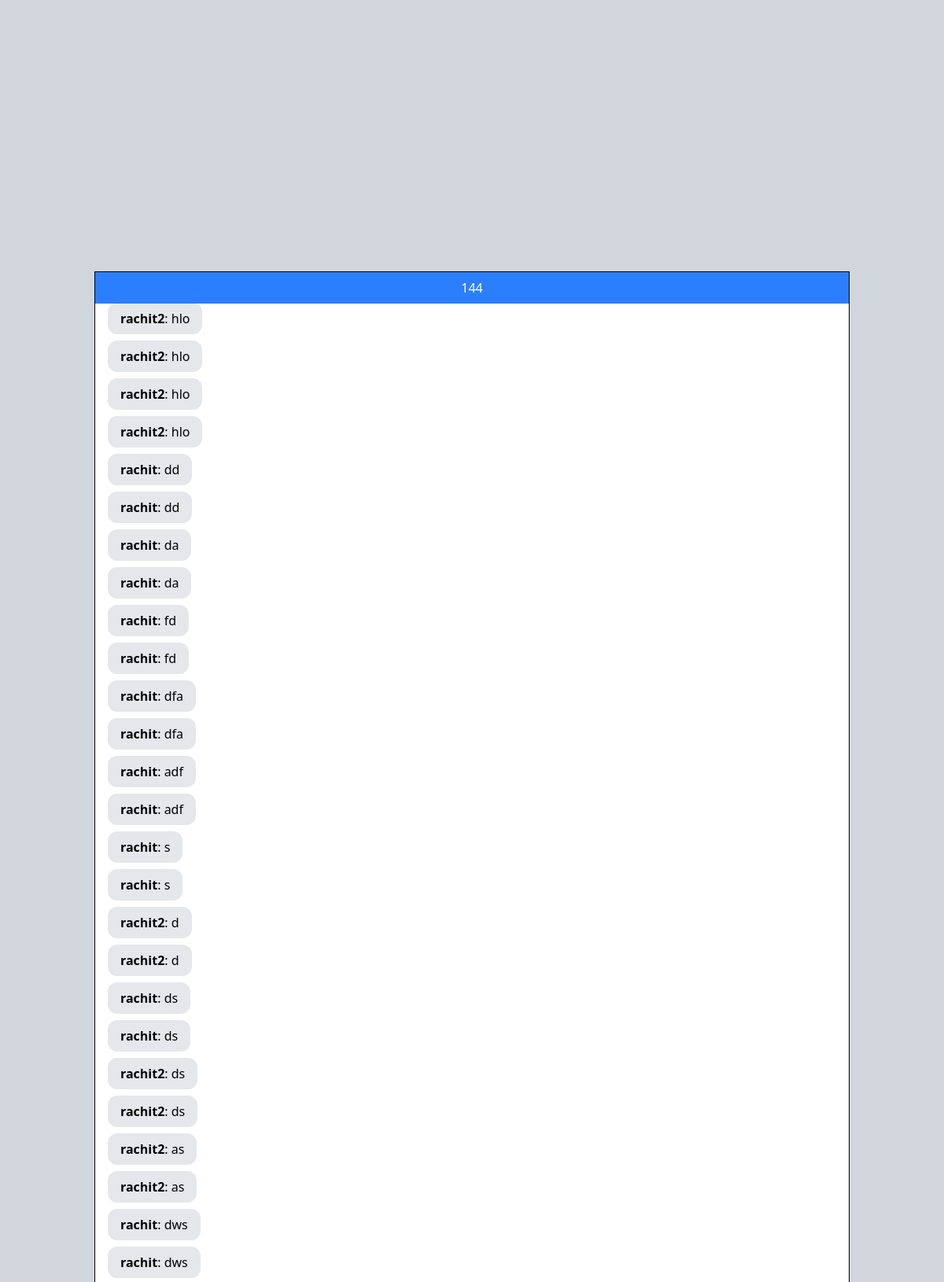
Page /message/144/144 (upper part) on the committed database.
### ChatApp/models.py (models this page shows, shortened)
class Message(models.Model):
    room = models.ForeignKey(Room, related_name='messages', on_delete=models.CASCADE)
    sender = models.CharField(max_length=100)
    message = models.TextField()
    timestamp = models.DateTimeField(auto_now_add=True)

### ChatApp/views.py (the view)
# urls.py: path('message/<str:username>/<str:room_name>', message, name='room'),
def message(request,username,room_name):
    messages = Room.objects.get(name=room_name).messages.all()
    context = {
        'username': username,
        'room_name': room_name,
        'messages': messages,
    }
    return render(request, 'message.html', context)

### templates/message.html (shortened to what this page needs)
<!DOCTYPE html>
<html lang="en">
<head>
    <script src="https://cdn.jsdelivr.net/npm/@tailwindcss/browser@4"></script>
</head>
<body>
    <div class="flex justify-center items-center bg-gray-300 h-[100vh]">
        <div class="flex flex-col h-[80vh] w-[80vw] border bg-white">
            <div class="w-full bg-blue-500 text-white text-center py-2" id="room-name">
                {{ room_name }}
            </div>
            <div id="chat-container"
                class="flex-1 w-full overflow-y-scroll flex flex-col gap-2 p-4 border-b border-gray-300">
                {% for message in messages %}
                {% if message.sender == username %}
                <div class="flex justify-end">
                    <div class="bg-blue-500 text-white px-4 py-2 rounded-xl max-w-xs">
                        <strong>{{ message.sender }}</strong>: {{ message.message }}
                    </div>
                </div>
                {% else %}
                <div class="flex justify-start">
                    <div class="bg-gray-200 text-black px-4 py-2 rounded-xl max-w-xs">
                        <strong>{{ message.sender }}</strong>: {{ message.message }}
                    </div>
                </div>
                {% endif %}
                {% endfor %}
            </div>
        </div>
    </div>
</body>
</html>

### rows in the picture
Message: sender "rachit2", message "hlo"
Message: sender "rachit2", message "hlo"
Message: sender "rachit2", message "hlo"
Message: sender "rachit2", message "hlo"
Message: sender "rachit", message "dd"
Message: sender "rachit", message "dd"
Message: sender "rachit", message "da"
Message: sender "rachit", message "da"
Message: sender "rachit", message "fd"
Message: sender "rachit", message "fd"
Message: sender "rachit", message "dfa"
Message: sender "rachit", message "dfa"
Message: sender "rachit", message "adf"
Message: sender "rachit", message "adf"
Message: sender "rachit", message "s"
Message: sender "rachit", message "s"
Message: sender "rachit2", message "d"
Message: sender "rachit2", message "d"
Message: sender "rachit", message "ds"
Message: sender "rachit", message "ds"
Message: sender "rachit2", message "ds"
Message: sender "rachit2", message "ds"
Message: sender "rachit2", message "as"
Message: sender "rachit2", message "as"
Message: sender "rachit", message "dws"
Message: sender "rachit", message "dws"

### other values in the picture
{{ room_name }} "144"
